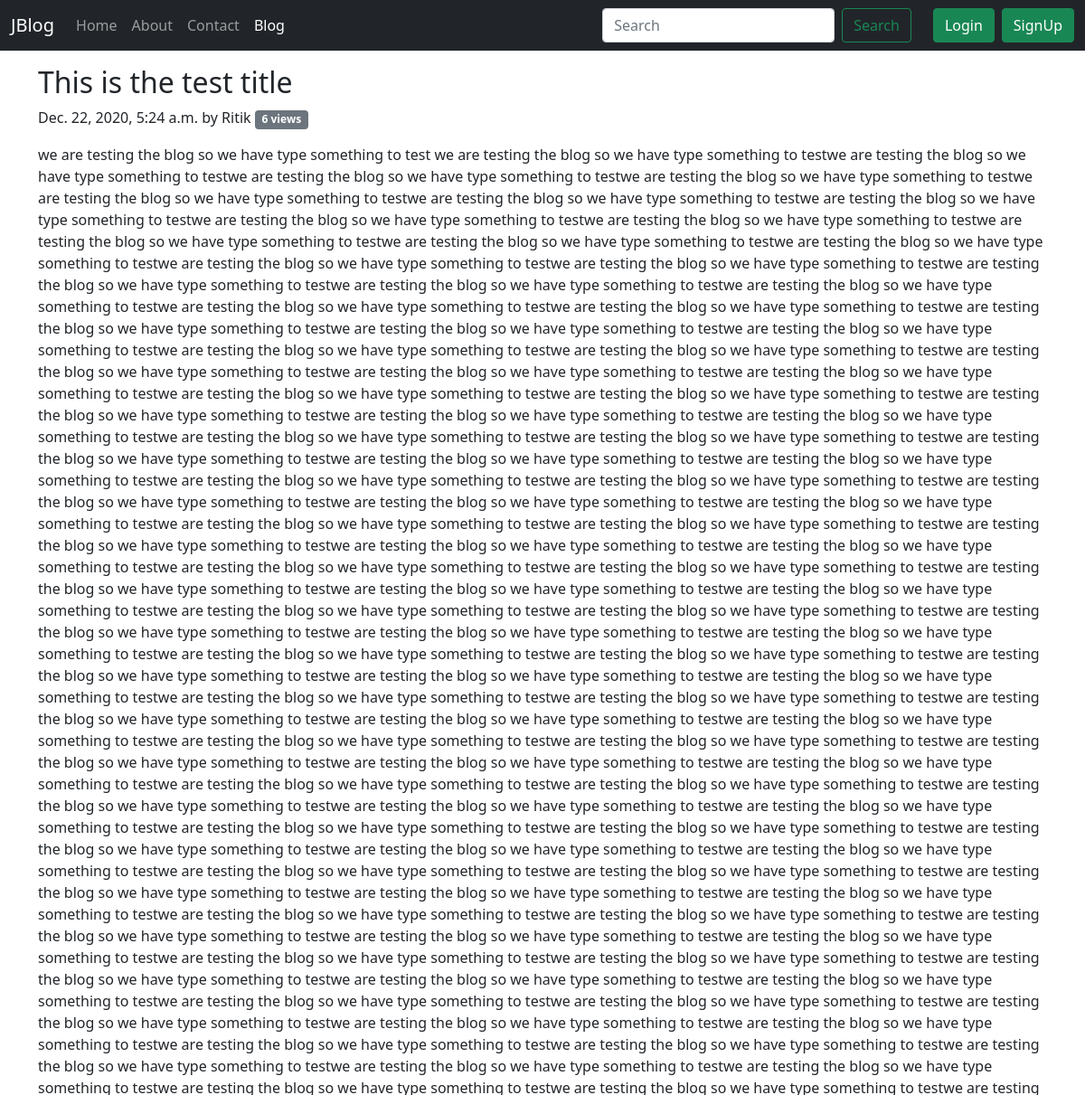
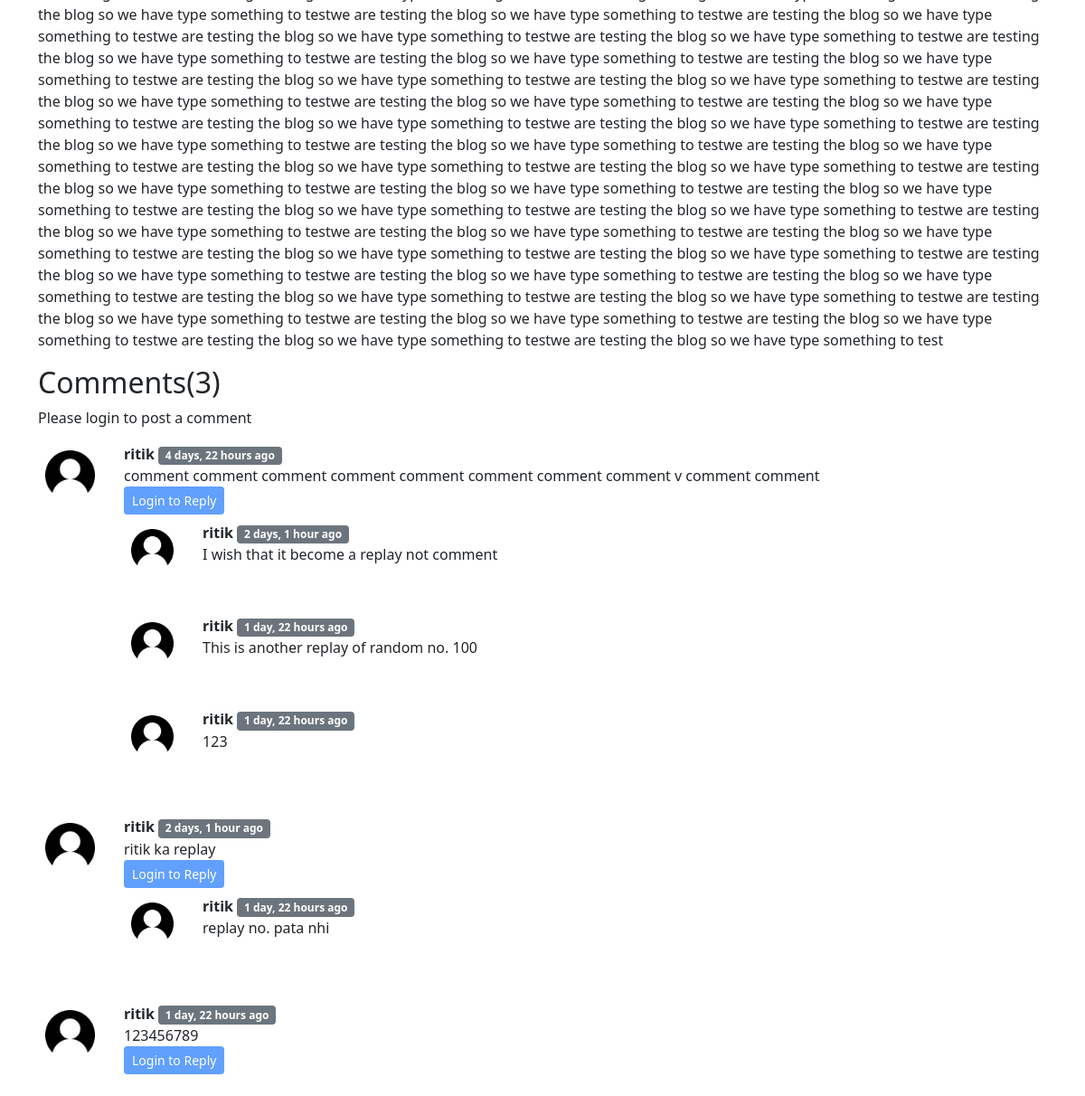
/blog/first-post, run on the app's committed database (2 pictures, top to bottom).
### blog/models.py (models this page shows, shortened)
class Post(models.Model):
    sno = models.AutoField(primary_key=True)
    title = models.CharField(max_length=255)
    content = models.TextField()
    author = models.CharField(max_length=100)
    slug = models.CharField(max_length=130)
    views = models.IntegerField(default=0)
    timeStamp = models.DateTimeField(blank=True)

class BlogComment(models.Model):
    sno = models.AutoField(primary_key= True)
    comment = models.TextField()
    user = models.ForeignKey(User, on_delete=models.CASCADE)
    post = models.ForeignKey(Post, on_delete=models.CASCADE)
    parent = models.ForeignKey('self', on_delete=models.CASCADE, null=True)
    timestamp = models.DateTimeField(default=now)

### blog/views.py (the view)
# urls.py: path('<str:slug>', views.blogPost, name='blogPost')
def blogPost(request, slug):
    post = Post.objects.filter(slug=slug).first()
    post.views = post.views + 1
    post.save()
    comments = BlogComment.objects.filter(post=post, parent=None)
    replies = BlogComment.objects.filter(post=post).exclude(parent=None)
    replyDict = {}
    for reply in replies:
        if reply.parent.sno not in replyDict.keys():
            replyDict[reply.parent.sno] = [reply]
        else:
            replyDict[reply.parent.sno].append(reply)
    context = {'post':post, 'comments':comments, 'user':request.user, 'replyDict':replyDict}
    return render(request, 'blog/blogPost.html', context)

### blog/templatetags/extras.py (called while the page is built)
@register.filter(name='get_val')
def get_val(dict, key):
    return dict.get(key)

### templates/blog/blogPost.html (shortened to what this page needs)
{% extends 'base.html' %}
{% block blogactive %} active {% endblock blogactive %}
{% block body %}
{% load humanize %}
{% load extras %}
<div class="container my-3">
    <h2 class="blog-post-title">{{post.title}}</h2>
    <p class="blog-post-meta">{{post.timeStamp}} by {{post.author}} <span class="badge bg-secondary">{{post.views}} views</span></p>
    <p>{{post.content|safe}}</p>
</div>
<div class="container">
    <h2>Comments({{comments.count}})</h2>
    {% if user.is_authenticated %}
    <form action="/blog/postComment" method="post">
        {% csrf_token %}
        <div class="mb-3">
            <label for="exampleInputEmail1" class="form-label">Post Comment</label>
            <input type="text" class="form-control" name="comment" placeholder="Enter comment here">
        </div>
        <input type="hidden" name="postSno" value="{{post.sno}}">
        <input type="hidden" name="parentSno" value="">
        <button type="submit" class="btn btn-primary">Submit</button>
    </form>
    {% else %}
    <p>Please login to post a comment</p>
    {% endif %}
    {% for comment in comments %}
    <div class="row my-3">
        <div class="col-md-1">
            <img class="rounded mx-auto d-block w-100 p-2" src="/static/img/user1.png" alt="user">
        </div>
        <div class="col-md-11">
            <b>{{comment.user.username}}</b>  <span class="badge bg-secondary">{{comment.timestamp | naturaltime}}</span>
            <div>{{comment.comment}}</div>
            <div class="replay mx-0">
                {% if user.is_authenticated %}
                <a class="btn btn-sm btn-primary" data-bs-toggle="collapse" href="#replayBox{{comment.sno}}" role="button" aria-expanded="false" aria-controls="replayBox{{comment.sno}}">
                    Reply
                </a>
                <div class="collapse" id="replayBox{{comment.sno}}">
                    <div class="card card-body my-2">
                        <form action="/blog/postComment" method="post">
                            {% csrf_token %}
                            <div class="mb-3">
                                <label for="comment" class="form-label">Post Replay</label>
                                <input type="text" class="form-control" name="comment" placeholder="Enter comment here">
                                <input type="hidden" name="parentSno" value="{{comment.sno}}">
                            </div>
                            <input type="hidden" name="postSno" value="{{post.sno}}">
                            <button type="submit" class="btn btn-primary">Submit</button>
                        </form>
                    </div>
                </div>
                {% else %}
                <button class="btn btn-sm btn-primary" type="button" data-bs-toggle="collapse" href="#replayBox{{comment.sno}}" aria-expanded="false" aria-controls="replayBox{{comment.sno}}" disabled>
                    Login to Reply
                </button>
                {% endif %}
                <div class="replies my-2">
                    {% for reply in replyDict|get_val:comment.sno %}
                    <div class="row my-2">
                        <div class="col-md-1">
                            <img class="rounded mx-auto d-block w-100 p-2" src="/static/img/user1.png" alt="user">
                        </div>
                        <div class="col-md-11">
                            <b>{{reply.user.username}}</b>  <span class="badge bg-secondary">{{reply.timestamp | naturaltime}}</span>
                            <div>{{reply.comment}}</div>
                        </div>
                    </div>
                        <br>
                    {% endfor %}
                </div>
            </div>
        </div>
    </div>
    {% endfor %}
</div>
{% endblock body %}

### data on the page
Post: title "This is the test title", timeStamp "Dec. 22, 2020, 5:24 a.m.", author "Ritik", views "6", content "we are testing the blog so we have type something to test we are testing the blog so we have type something to testwe are testing the blog so we have type something to testwe are testing the blog so we have type something to testwe are testing the blog so we have type something to testwe are testing the blog so we have type something to testwe are testing the blog so we have type something to testwe are testing the blog so we have type something to testwe are testing the blog so we have type something to testwe are testing the blog so we have type something to testwe are testing the blog so we have type something to testwe are testing the blog so we have type something to testwe are testing…"
BlogComment: user.username "ritik", timestamp "4 days, 22 hours ago", comment "comment comment comment comment comment comment comment comment v comment comment"
BlogComment: user.username "ritik", timestamp "2 days, 1 hour ago", comment "I wish that it become a replay not comment"
BlogComment: user.username "ritik", timestamp "1 day, 22 hours ago", comment "This is another replay of random no. 100"
BlogComment: user.username "ritik", timestamp "1 day, 22 hours ago", comment "123"
BlogComment: user.username "ritik", timestamp "2 days, 1 hour ago", comment "ritik ka replay"
BlogComment: user.username "ritik", timestamp "1 day, 22 hours ago", comment "replay no. pata nhi"
BlogComment: user.username "ritik", timestamp "1 day, 22 hours ago", comment "123456789"

### other printed values
{{ comments.count }} "3"
